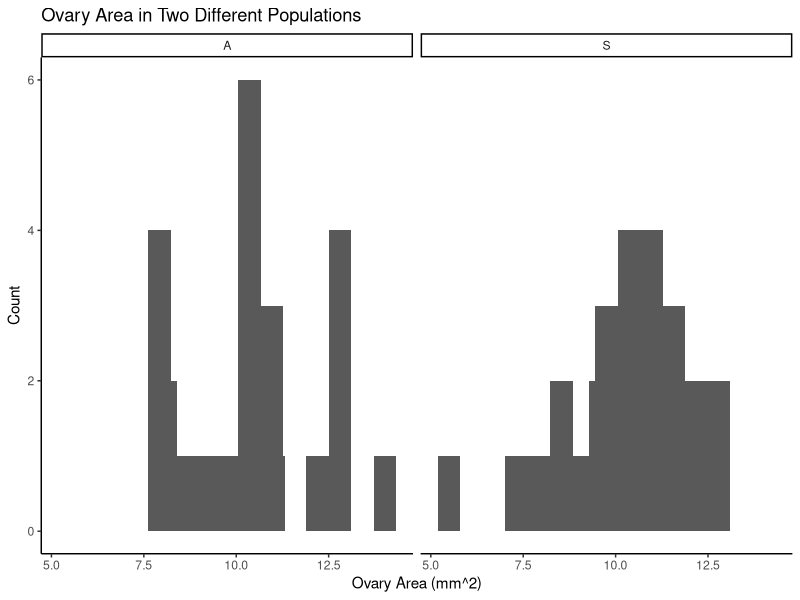

Reproduce this figure in R.
## ---- chunk 1
knitr::opts_chunk$set(echo = FALSE)
## ---- chunk 2
cc1_data <- read.csv("A1_Data_Excel.csv")

# Cleaning Data

cc1_data_mod <- cc1_data[1:46, c(1,5,6,8)]
str(cc1_data_mod)

# Adding ovary area column

cc1_data_mod$ovary_area <- cc1_data_mod$ovary_width*cc1_data_mod$ovary_height
## ---- chunk 3
 area_means <- aggregate(ovary_area ~ population_type, data=cc1_data_mod, mean)

## ---- chunk 4
library(knitr)

kable(area_means, caption="Summary Table of Ovary Area means in each population")
## ---- chunk 5
library(ggplot2)

plot1<-ggplot(aes(x=ovary_area), data=cc1_data_mod) + geom_histogram()+stat_bin(bins=15) + facet_wrap(vars(population_type))+xlab("Ovary Area (mm^2)")+ylab("Count")+ggtitle("Ovary Area in Two Different Populations")

plot1+theme_classic()
